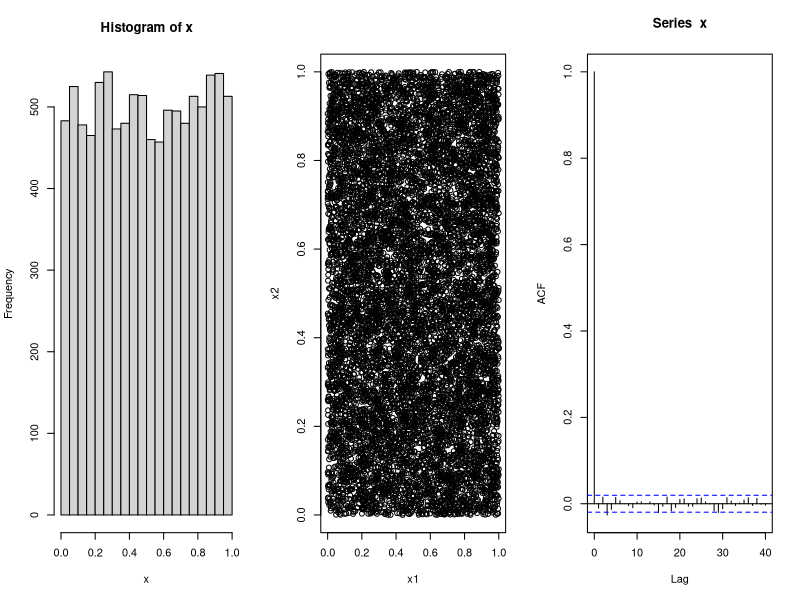
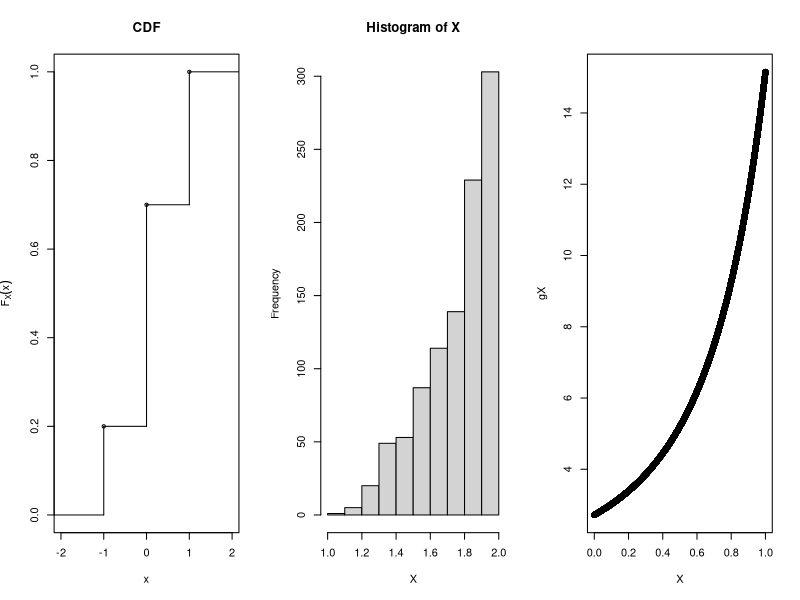
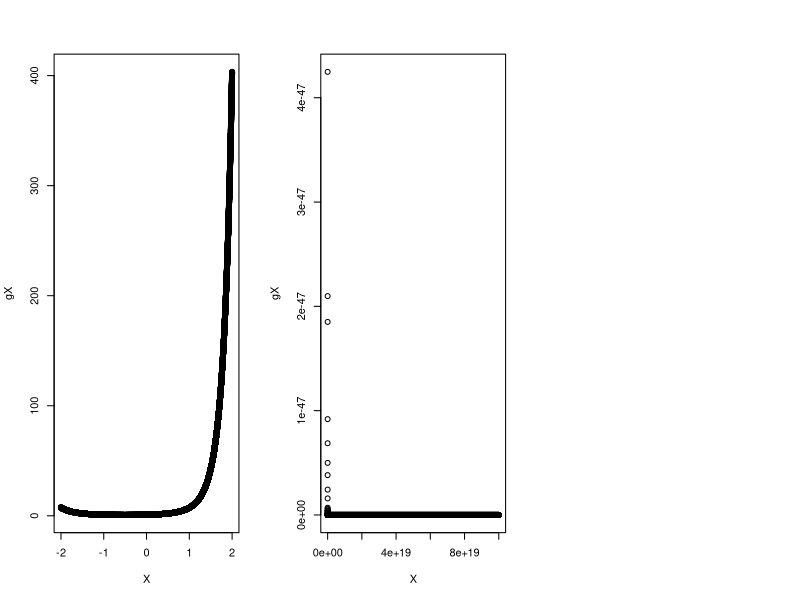

These charts were generated, in order, by the following R code:
## ---- chunk 1
knitr::opts_chunk$set(echo = TRUE)
## ---- chunk 2
generator <- function(x_n1, n){
  for (i in 1:n){
    print(x_n1)
    x_n1 <- (9 * x_n1 + 3) %% 11
  }
}
## ---- chunk 3
generator(1, 8)
## ---- chunk 4
generator(2, 8)
## ---- chunk 5
generator(3, 8)
## ---- chunk 6
generator(4, 8)
## ---- chunk 7
generator(5, 8)
## ---- chunk 8
generator(6, 8)
## ---- chunk 9
generator(7, 8)
## ---- chunk 10
generator(8, 8)
## ---- chunk 11
generator(9, 8)
## ---- chunk 12
generator(10, 8)
## ---- chunk 13
generator(11, 8)
## ---- chunk 14
generator(12, 8)
## ---- chunk 15
generator(13, 8)
## ---- chunk 16
Nsim = 10^4 # Cantidad de números pseudoaleatorios a generar (10,000)
    
x=runif(Nsim) # Se almacenan los 10,000 números pseudoaleatorios en la variable x 
    
x1=x[-Nsim] # Se remueve el último elemento de x (último número pseudoaleatorio)
                  # y se almacena el restante en la variable x1
                  
x2=x[-1] # Se remueve el primer elemento de x (primer número pseudoaleatorio)
               # y se almacena el restante en la variable x2
               
par(mfrow=c(1,3)) # Se ajusta para que las tres gráficas queden una 
                        # al lado de la otra en una sola fila

hist(x) # Se genera un histograma a partir de x

plot(x1, x2) # Se genera un gráfico de dispersión entre las variables x1 y x2

acf(x) # Se genera un gráfico de dispersión para evaluar la autocorrelación 
             # entre los valores
## ---- chunk 17
x <- c(-1, 0, 1) # Valores de la variable aleatoria X
p <- c(0.2, 0.5, 0.3) # Probabilidad para cada valor de X

cdf <- cumsum(p) # Se calcula las probabilidades acumuladas con la funcion 'cumsum()'

f_x <- stepfun(x, c(0, cdf)) # Se inicializa la funcion de distribucion acumulada con la funcion 'stepfun()'

plot(f_x, xlin=c(-2, 2), main="CDF", xlab="x", ylab=expression(F[X](x)), do.points=TRUE, verticals=TRUE) # Se grafica la funcion de distribucion acumulada
## ---- chunk 18
n <- 1000 # Tamano de la muestra
u <- runif(n) # Se generan 'n' numeros aleatorios
x <- ifelse(u < 0.2, -1, ifelse(u < 0.7, 0, 1)) # Se establecen las condiciones de la funcion de distribucion acumulada, con respecto a los valores y sus probabilidades

prob <- table(x)/n # Se calculan las probabilidades para cada valor simulado de x

print(prob)
## ---- chunk 19
n <- 100 
u <- runif(n)
x <- ifelse(u < 0.2, -1, ifelse(u < 0.7, 0, 1)) 
x_barra <- mean(x) # Se calcula la media muestral
s <- sd(x) # Se calcula la Desviacion estandar muestral

# Resultados
cat("Media muestral =",x_barra, "\n")
cat("Desviacion estandar muestral (s) =",s, "\n")

E_X <- 0.1 # Valor del E[X]
APE1 <- abs(E_X - x_barra)/E_X * 100
cat("Error porcentual absoluto para E[X] =", APE1, "%\n")

SD_X <- 0.7
APE2 <- abs(SD_X - s)/SD_X * 100
cat("Error porcentual absoluto para sqrt(Var(X)) =", APE2, "%\n")
## ---- chunk 20
U = runif(1000)
X = U ^ (1 / 3) + 1
hist(X)
## ---- chunk 21
a <- 0
b <- 1
N <- 100000
X <- runif(N, a, b)
g <- function(x) exp(exp(x))
gX <- g(X)
plot(X, gX)
(H <- mean(gX))
## ---- chunk 22
a <- -2
b <- 2
N <- 100000
X <- runif(N, a, b)
g <- function(x) exp(x + x^2)
gX <- g(X)
plot(X, gX)
(H <- mean(gX))
## ---- chunk 23
a <- 0
b <- 1e20
N <- 100000
X <- runif(N, a, b)
g <- function(x) x*(1+x^2)^-2
gX <- g(X)
plot(X, gX)
(H <- mean(gX))
## ---- chunk 24
ax <- 0 
bx <- 1
ay <- 0
by <- 2
N <- 1e5
runifX <- runif(N, ax, bx)
runifY <- runif(N, ay, by)
g <- function(x, y) exp((x + y)^2)
gXY <- g(runifX, runifY)
(H <- mean(gXY))
## ---- chunk 25
N <- function(){
  total <- 0
  count <- 0 
  while (total <= 1){
    total <- total + runif(1, 0, 1)
    count <- count + 1
  }
  return (count)
}

En <- function(N) { 
  samples <- replicate(N, N())
  return (mean(samples))
}

En_100 <- En(100)
En_1000 <- En(1000)
En_10000 <- En(100000)
En_100; En_1000; En_10000
## ---- chunk 26
n <- 10000 # Tamano de la muestra
X <- runif(n, -0.5, 0.5) # Se generan 'n' numeros aleatorios en el intervalo [-0.5,0.5] y se almacenan en la variable X
Y <- runif(n, -0.5, 0.5) # Se generan 'n' numeros aleatorios en el intervalo [-0.5,0.5] y se almacenan en la variable Y
Z <- ifelse(X^2+Y^2<=0.5^2,1,0) # Verificar si los puntos caen o no dentro del circulo
pi_estimado <- 4 * mean(Z) # Se estima pi
print(paste("Estimacion de pi con", n, "muestras:",pi_estimado))
